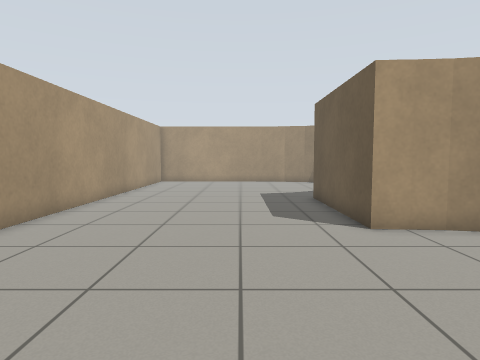
[1] (above)

12 first-person views from a walk through a robot-simulator world made for Gazebo. The camera is 0.86 m above the floor, tilts 4° down and sees 75° across. The floor is counted in squares, 0.5 m on a side. Each view is taken from the middle of a square. On the plan, view 1 faces up. The plan holds only what a view shows up to about 16 squares ahead; the rest is blank. The place goes on beyond the plan.

[2]
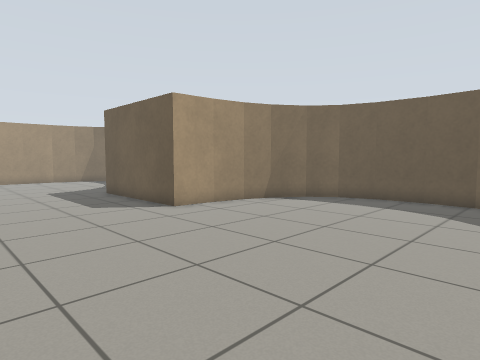

[3]
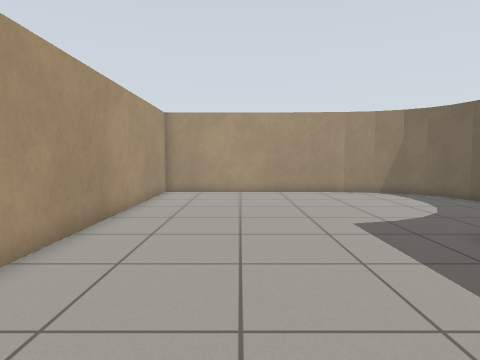

[4]
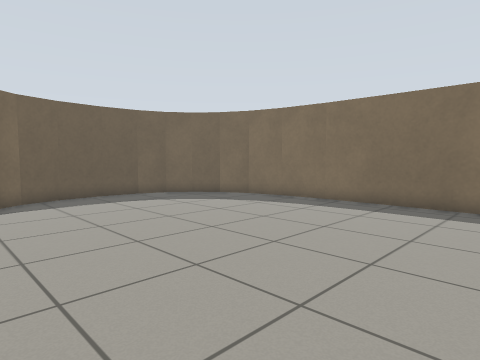

[5]
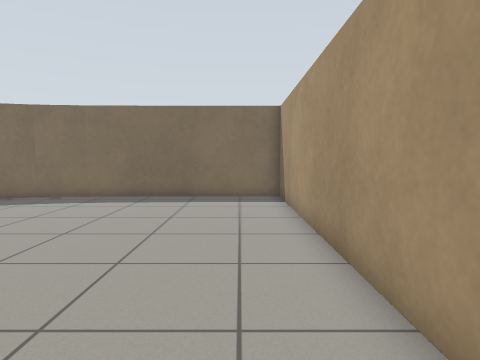

[6]
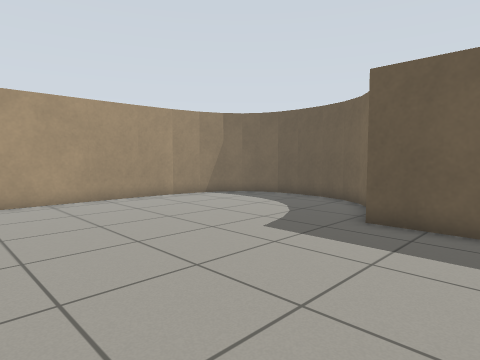

[7]
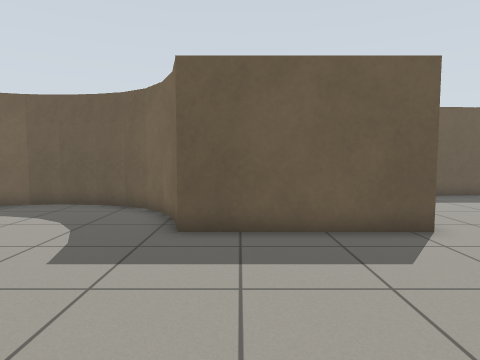

[8]
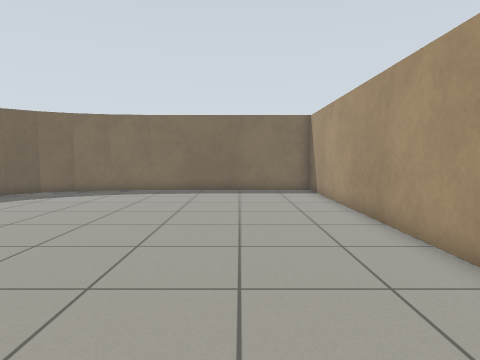

[9]
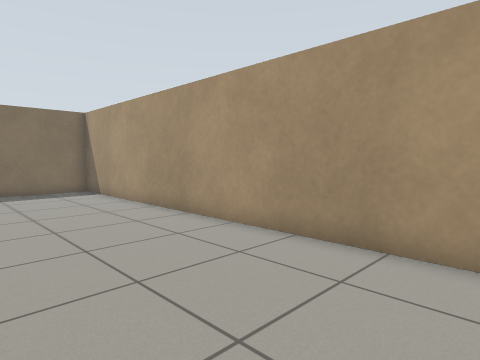

[10]
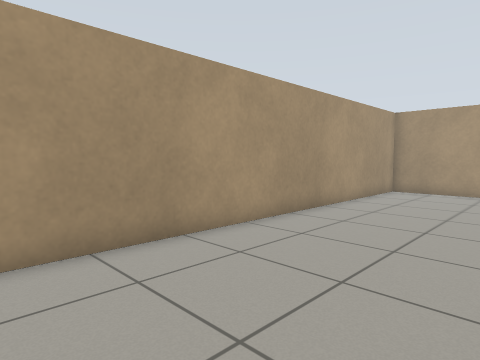

[11]
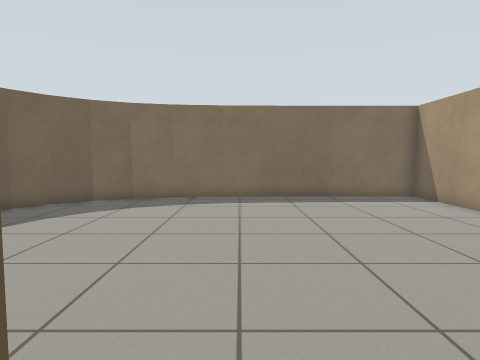

[12]
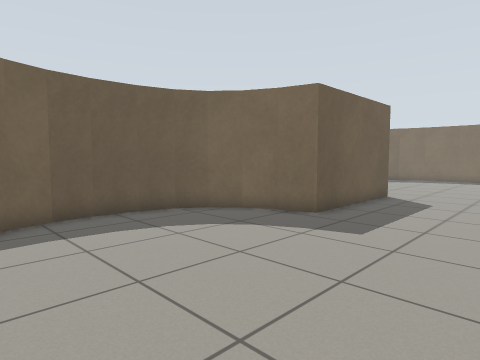

### Floor plan
Points are (right, up) in squares from view 1. A wall is a line through its corners. A room is listed if a view was taken in it or the views show most of it. See-through windows are left out.
Room 1 (views 1, 2, 3, 4, 5, 6, 7, 8, 9, 10, 11, 12)
walls: (5, 7.4) (3.2, 7.5) (3.2, 13.4) (4.5, 13.8); (4.4, 13.8) (5.6, 14.3); (5.5, 14.3) (6.5, 15.1) (7.1, 16.1); (7, 16.1) (7.4, 17.3); (10.2, 3.1) (9.7, 4.6) (8.9, 5.7) (7.5, 6.6) (6.3, 7.1) (4.9, 7.4); (7.4, 17.1) (7.5, 18.6); (10.3, 1.3) (10.2, 3.3); (7.5, 18.5) (7.4, 19.8); (9.7, -1.5) (10.2, -0.2) (10.3, 1.5); (2.7, -4.8) (4.9, -4.6); (4.8, -4.6) (6.6, -4.1); (8.9, -2.6) (9.7, -1.4); (7.4, 19.7) (7.1, 20.6) (6.5, 21.4); (7.8, -3.5) (9, -2.5); (6.5, -4.2) (7.9, -3.4); (6.6, 21.3) (5.7, 22); (5.9, 21.9) (4.6, 22.5); (4.7, 22.4) (3.1, 22.7); (3.2, 22.9) (-5.8, 22.9) (-5.8, -4.9) (2.8, -4.9)

Where each view was taken, in squares from view 1:
view 1: 0 up, 0 right, facing up
view 2: 2 down, 3 left, facing up-right
view 3: 7 up, 2 left, facing up
view 4: 7 up, 4 left, facing down-right
view 5: 9 up, 4 left, facing down
view 6: 10 up, 5 left, facing up-right
view 7: 12 up, 4 left, facing right
view 8: 12 up, 2 left, facing down
view 9: 12 up, 0 right, facing down-left
view 10: 6 up, 0 right, facing up-left
view 11: 9 up, 2 right, facing down
view 12: 22 up, 2 left, facing down-right
